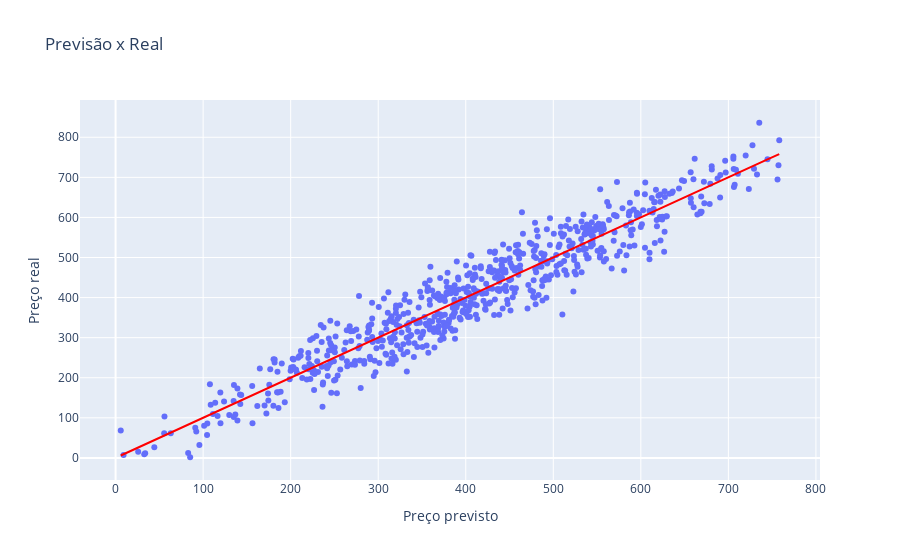

Notebook code for this chart:
### Markdown cell above
### Analisando os Resíduos

Iremos visualizar os as diferenças entre os valores previstos e reais com a biblioteca *Plotly* com um gráfico de dispersão.

### Code cell
import plotly.express as px

y_predict_train = model_1_saturated.predict(X_train)

px.scatter(x=y_predict_train, y=y_train,
           title='Previsão x Real',
           trendline='ols',
           trendline_color_override='red',
           labels={'x': 'Preço previsto', 'y': 'Preço real'})

### Figure 1 — Plotly figure (JSON) as saved in the notebook; plotly's stock layout.template omitted (floating-point values rounded to 4 significant figures; data arrays with more than 128 entries replaced by an {"elided": "..."} marker saying what was removed)
{"data": [{"hovertemplate": "Preço previsto=%{x}<br>Preço real=%{y}<extra></extra>", "legendgroup": "", "marker": {"color": "#636efa", "symbol": "circle"}, "mode": "markers", "name": "", "orientation": "v", "showlegend": false, "type": "scatter", "x": {"elided": "688 float values"}, "xaxis": "x", "y": {"elided": "688 float values"}, "yaxis": "y"}, {"hovertemplate": "<b>OLS trendline</b><br>y = 1 * x + -2.66454e-14<br>R<sup>2</sup>=0.911906<br><br>Preço previsto=%{x}<br>Preço real=%{y} <b>(trend)</b><extra></extra>", "legendgroup": "", "line": {"color": "red"}, "marker": {"color": "#636efa", "symbol": "circle"}, "mode": "lines", "name": "", "showlegend": false, "type": "scatter", "x": {"elided": "688 float values"}, "xaxis": "x", "y": {"elided": "688 float values"}, "yaxis": "y"}], "layout": {"legend": {"tracegroupgap": 0}, "title": {"text": "Previsão x Real"}, "xaxis": {"anchor": "y", "domain": [0, 1], "title": {"text": "Preço previsto"}}, "yaxis": {"anchor": "x", "domain": [0, 1], "title": {"text": "Preço real"}}}}
